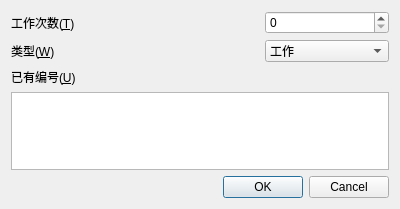
<?xml version="1.0" encoding="UTF-8"?>
<ui version="4.0">
 <class>checkAvaliableDialog</class>
 <widget class="QDialog" name="checkAvaliableDialog">
  <property name="geometry">
   <rect>
    <x>0</x>
    <y>0</y>
    <width>400</width>
    <height>209</height>
   </rect>
  </property>
  <property name="windowTitle">
   <string>查看已有编号</string>
  </property>
  <layout class="QVBoxLayout" name="verticalLayout_2">
   <item>
    <layout class="QGridLayout" name="gridLayout" columnstretch="2,1">
     <item row="0" column="0">
      <widget class="QLabel" name="label">
       <property name="text">
        <string>工作次数(&amp;T)</string>
       </property>
       <property name="buddy">
        <cstring>wTimeSpinBox</cstring>
       </property>
      </widget>
     </item>
     <item row="0" column="1">
      <widget class="QSpinBox" name="wTimeSpinBox"/>
     </item>
     <item row="1" column="0">
      <widget class="QLabel" name="label_2">
       <property name="text">
        <string>类型(&amp;W)</string>
       </property>
       <property name="buddy">
        <cstring>TypeComboBox</cstring>
       </property>
      </widget>
     </item>
     <item row="1" column="1">
      <widget class="QComboBox" name="TypeComboBox">
       <item>
        <property name="text">
         <string>工作</string>
        </property>
       </item>
       <item>
        <property name="text">
         <string>等待</string>
        </property>
       </item>
      </widget>
     </item>
    </layout>
   </item>
   <item>
    <layout class="QVBoxLayout" name="verticalLayout">
     <item>
      <widget class="QLabel" name="label_3">
       <property name="text">
        <string>已有编号(&amp;U)</string>
       </property>
       <property name="buddy">
        <cstring>unavaliableTableWidget</cstring>
       </property>
      </widget>
     </item>
     <item>
      <widget class="QTableWidget" name="unavaliableTableWidget"/>
     </item>
    </layout>
   </item>
   <item>
    <widget class="QDialogButtonBox" name="buttonBox">
     <property name="orientation">
      <enum>Qt::Horizontal</enum>
     </property>
     <property name="standardButtons">
      <set>QDialogButtonBox::Cancel|QDialogButtonBox::Ok</set>
     </property>
    </widget>
   </item>
  </layout>
 </widget>
 <tabstops>
  <tabstop>wTimeSpinBox</tabstop>
  <tabstop>TypeComboBox</tabstop>
  <tabstop>unavaliableTableWidget</tabstop>
  <tabstop>buttonBox</tabstop>
 </tabstops>
 <resources/>
 <connections>
  <connection>
   <sender>buttonBox</sender>
   <signal>accepted()</signal>
   <receiver>checkAvaliableDialog</receiver>
   <slot>accept()</slot>
   <hints>
    <hint type="sourcelabel">
     <x>227</x>
     <y>185</y>
    </hint>
    <hint type="destinationlabel">
     <x>157</x>
     <y>208</y>
    </hint>
   </hints>
  </connection>
  <connection>
   <sender>buttonBox</sender>
   <signal>rejected()</signal>
   <receiver>checkAvaliableDialog</receiver>
   <slot>reject()</slot>
   <hints>
    <hint type="sourcelabel">
     <x>295</x>
     <y>191</y>
    </hint>
    <hint type="destinationlabel">
     <x>286</x>
     <y>208</y>
    </hint>
   </hints>
  </connection>
 </connections>
</ui>
